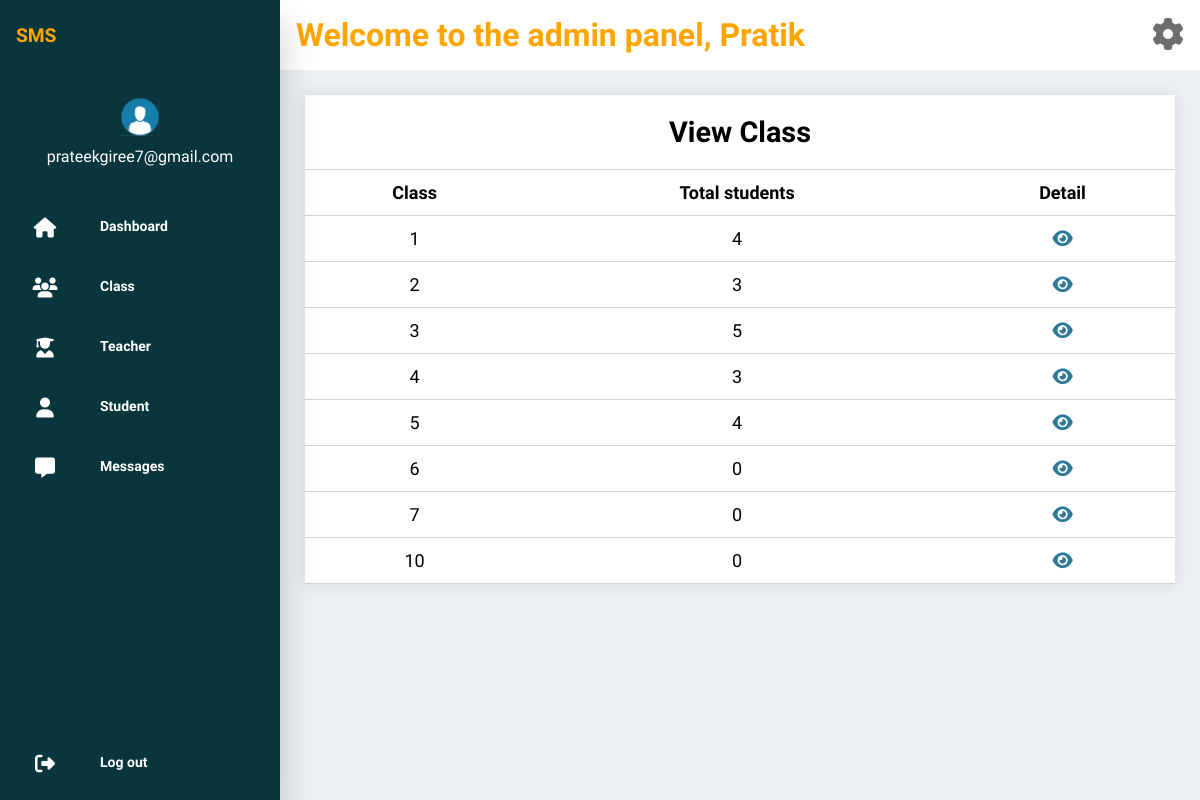
The app's page /app/src/process/class_show.php (signed in) with its own data.
### tables this page shows
CREATE TABLE `user` (
  `uid` int(11) NOT NULL,
  `name` varchar(100) NOT NULL,
  `email` varchar(100) NOT NULL,
  `address` varchar(100) NOT NULL,
  `password` varchar(100) NOT NULL,
  `role` tinyint(1) DEFAULT 1,
  `contact` varchar(10) NOT NULL
);

CREATE TABLE `class` (
  `grade` int(11) NOT NULL
);

### app/src/process/class_show.php (the view, shortened to what this page needs)
<?php
if (empty($_SESSION['email'])) {
    header("Location:../public/index.php");
    exit();
} else {
    include "../includes/connection.php";
    $query = "SELECT * FROM class";
    $result_set = $conn->query($query);
    ?>
    <!DOCTYPE html>
    <html lang="en">
    <head>
        <link rel="stylesheet" href="../css/view_table.css">
    </head>
    <body>
        <div class="container">
            <div class="left">
                <?php
                include_once "../includes/admin_sidebar.php";
                ?>
            </div>
            <div class="right">
                <div class="include">
                    <?php include_once "../includes/header.php"; ?>
                </div>
                <div class="content">
                    <table class="content-table">
                        <thead>
                            <tr class='title'>
                                <th colspan="3">
                                    <h1> View Class</h1>
                                </th>
                            </tr>
                            <tr class="heading" style="text-align:center;">
                                <th>Class</th>
                                <th>Total students</th>
                                <th>Detail</th>
                            </tr>
                        </thead>
                        <tbody>
                            <tr>
                                <?php
                                if ($result_set->num_rows > 0) {
                                    while ($data = $result_set->fetch_assoc()) {
                                        $class_id = $data['grade'];
                                        $count_query = "SELECT COUNT(*) AS total_students FROM student WHERE class = $class_id";
                                        $count_result = $conn->query($count_query);
                                        $row = $count_result->fetch_assoc();
                                        $total_students = $row['total_students'];
                                        echo "<tr style='text-align:center;'>
                                                <td>" . $data['grade'] . "</td>
                                                <td>" . $total_students . "</td>
                                                <td><a href='class_details.php?id=" . $data['grade'] . "'><i class='fa-solid fa-eye'  style='color:#2f7999;'></i></a></td>
                                            </tr>";
                                    }
                                } else {
                                    echo "<script>
                                                alert('No class found!');
                                                window.location.href='../admin/admin_dashboard.php';
                                            </script>";
                                }
                                ?>
                            </tr>
                        </tbody>
                    </table>
                </div>
            </div>
        </div>
    </body>
    </html>
    <?php
}
?>

### app/src/includes/admin_sidebar.php (shortened to what this page needs)
<?php
if (empty($_SESSION['email'])) {
  header("Location:../../public/index.php");
  exit();
} else {
  ?>
  <!DOCTYPE html>
  <html lang="en">
  <head>
    <link rel="stylesheet" href="../css/admin_sidebar.css">
    <link rel="stylesheet" href="https://cdnjs.cloudflare.com/ajax/libs/font-awesome/6.5.1/css/all.min.css"
 />
  </head>
  <body>
    <div class="container">
      <nav>
        <ul>
          <span class="sms">SMS</span>
          <br>
          <br> <br>
          <div class="flexing">
            <img src="../assets/pngwing.com.png" class="imagepng" />
          </div>
          <span class="gmail">
            <?php echo $_SESSION['email'] ?>
          </span>
          <br><br>
          <li><a href="../admin/admin_dashboard.php">
              <i class="fas fa-home"></i>
              <span class="nav-item">Dashboard</span>
            </a></li>
          <li><a href="../pages/class.php">
              <i class="fas fa-users"></i>
              <span class="nav-item">Class</span>
            </a></li>
          <li><a href="../pages/teacher.php">
              <i class="fas fa-user-graduate"></i>
              <span class="nav-item">Teacher</span>
            </a></li>
          <li><a href="../pages/student.php">
              <i class="fas fa-user"></i>
              <span class="nav-item">Student</span>
            </a></li>
          <li><a href="../pages/messages.php">
              <i class="fas fa-message"></i>
              <span class="nav-item">Messages</span>
            </a></li>
          <li><a href="../pages/logout.php" class="logout">
              <i class="fas fa-sign-out-alt"></i>
              <span class="nav-item">Log out</span>
            </a></li>
        </ul>
      </nav>
    </div>
  </body>
  </html>
<?php }
?>

### app/src/includes/header.php (shortened to what this page needs)
<?php
if (empty($_SESSION['email'])) {
    header("Location:../../public/index.php");
} else {
    include "../includes/connection.php";
    $role_header = 0;
    $email_header = $_SESSION['email'];
    $sql_header = "SELECT * FROM user where role=? and email=?";
    $stmt_header = $conn->prepare($sql_header);
    $stmt_header->bind_param("is", $role_header, $email_header);
    $stmt_header->execute();
    $result_header = $stmt_header->get_result();
    $name_header = "";
    if ($result_header->num_rows > 0) {
        $row_header = $result_header->fetch_assoc();
        $name_header = $row_header['name'];
    }
    $name_header = strstr($name_header, ' ', true);
    ?>
    <!DOCTYPE html>
    <html lang="en">
    <head>
        <link rel="stylesheet" href="https://cdnjs.cloudflare.com/ajax/libs/font-awesome/6.5.1/css/all.min.css"
 />
    </head>
    <body>
        <div class="welcome">
            <h1>Welcome to the admin panel,
                <?php echo $name_header; ?>
            </h1>
            <a href="../pages/admin_profile.php"><i class="fa-solid fa-gear"></i></a>
        </div>
    </body>
    </html>
    <?php
}
?>

### app/src/css/view_table.css (style rules this page uses)
* { margin: 0; padding: 0; box-sizing: border-box; }
body { background-color: #ecf0f4; font-family: "Rajdhani", sans-serif; }
.right { width: calc(100% - 280px); }
.content { width: 100%; display: flex; justify-content: space-evenly; align-items: center; }
table { border-collapse: collapse; width: 95%; margin: 5rem 0 0 2rem; background-color: white; }
.content-table { margin: 25px; font-size: 0.9em; min-width: 400px; box-shadow: 0 0 15px 0 rgba(0, 0, 0, 0.1); }
.content-table .title h1 { margin: 0.5rem auto; font-weight: bold; }
.content-table .heading { text-align: left; border-top: 1px solid #d3d3d3; border-bottom: 1px solid #d3d3d3; margin: 0.5rem auto; font-size: large; font-weight: bold; }
thead th { padding: 12px 15px; }
tbody th, tbody td { font-size: 18px; padding: 12px 15px; border-bottom: 1px solid #d3d3d3; }

### app/src/css/admin_sidebar.css (style rules this page uses)
* { margin: 0; padding: 0; box-sizing: border-box; font-family: "Rajdhani", sans-serif; }
.sms { height: 10px; color: orange; font-size: larger; font-weight: bold; padding: 1rem; margin-top: 8px; display: block; }
.flexing { display: flex; color: white; justify-content: center; margin-bottom: 10px; }
.gmail { display: flex; color: white; justify-content: center; }
img { height: 40px; cursor: pointer; }
.container { display: flex; min-height: 100%; }
nav { position: relative; top: 0; bottom: 0; min-height: 100vh; left: 0; background: #09353c; width: 280px; overflow: hidden; box-shadow: 0 20px 35px rgba(0, 0, 0, 0.2); }
li a { font-weight: 600; position: relative; color: white; font-size: 14px; display: table; width: 280px; padding: 10px; text-decoration: none; transition: 0.4s; }
nav .fas { position: relative; width: 70px; height: 40px; top: 4px; font-size: 20px; text-align: center; }
.nav-item { position: relative; margin-left: 20px; }
.logout { position: absolute; bottom: 0; }

### app/src/includes/header.php (style rules this page uses)
.welcome { display: flex; justify-content: space-between; width: 100%; color: orange; background-color: #fff; padding: 1rem; }
.welcome h1 { font-size: 2rem; }
.welcome a { color: rgb(110, 109, 109); font-size: 2rem; }

### records on screen
user: name "Pratik"
class: grade "1", total_students "4"
class: grade "2", total_students "3"
class: grade "3", total_students "5"
class: grade "4", total_students "3"
class: grade "5", total_students "4"
class: grade "6", total_students "0"
class: grade "7", total_students "0"
class: grade "10", total_students "0"

### other values on screen
$_SESSION['email'] "prateekgiree7@gmail.com"
